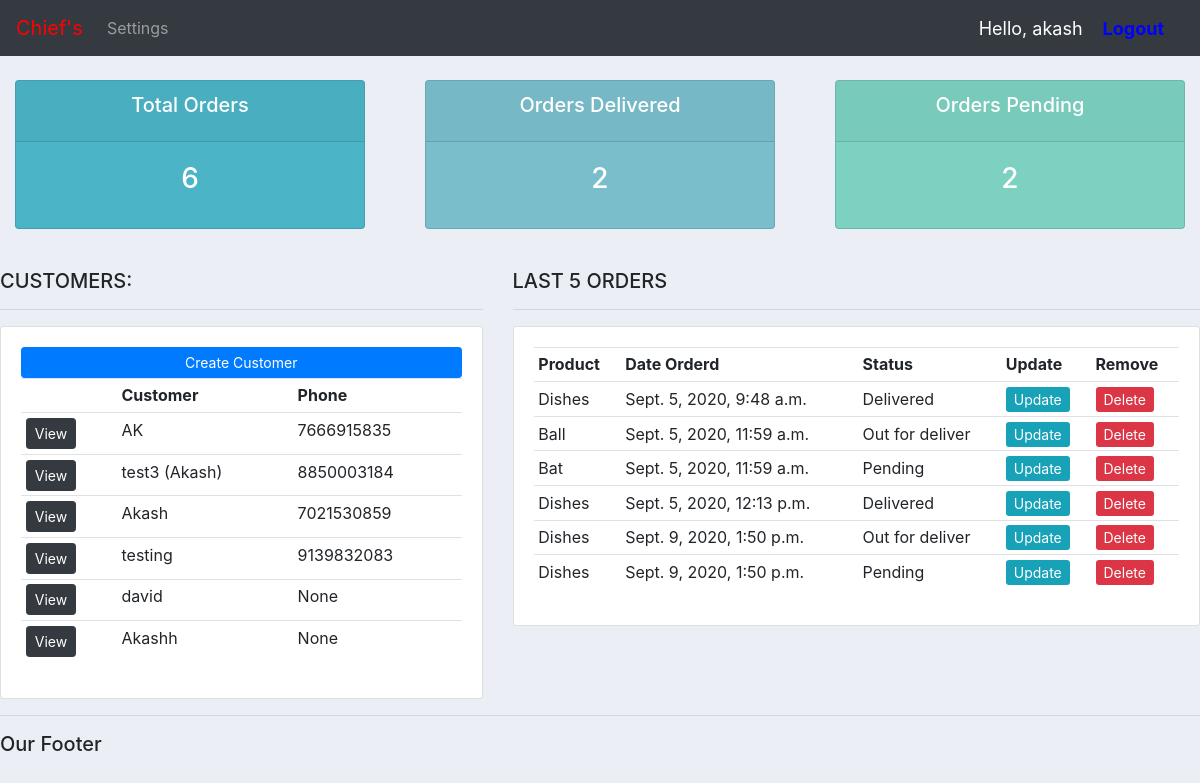
The app's page / (signed in) with its own data.
### accounts/models.py (models this page shows, shortened)
class Customer(models.Model):
	user = models.OneToOneField(User, null=True, blank=True,on_delete=models.CASCADE)
	name = models.CharField(max_length=200, null=True)
	phone = models.CharField(max_length=200, null=True)
	email = models.CharField(max_length=200, null=True)
	profile_pic = models.ImageField(default="chief_logo.png",null=True, blank=True)
	date_created = models.DateTimeField(auto_now_add=True, null=True)

class Order(models.Model):
	STATUS = (
		('Pending', 'Pending'),
		('Out for deliver', 'Out for deliver'),
		('Delivered' ,'Delivered'),
		)
	customer = models.ForeignKey(Customer, null=True, on_delete= models.SET_NULL)
	product = models.ForeignKey(Product, null=True, on_delete= models.SET_NULL)
	date_created = models.DateTimeField(auto_now_add=True, null=True)
	status = models.CharField(max_length=200,null=True,choices=STATUS)
	note = models.CharField(max_length=1000,null=True)

class Product(models.Model):
	CATEGORY = (
		('Indoor' ,'Indoor'),
		('Out Door' ,'Out Door'),
		)
	name = models.CharField(max_length=200, null=True)
	price = models.FloatField(null=True)
	category = models.CharField(max_length=200, null=True, choices=CATEGORY)
	description = models.CharField(max_length=200, null=True, blank=True)
	date_created = models.DateTimeField(auto_now_add=True, null=True)
	tag = models.ManyToManyField(Tag)
	def __str__(self):
		return self.name

### accounts/decorators.py (the view)
	def wrapper_function(request, *args, **kwargs):
		group = None
		if request.user.groups.exists():
			group = request.user.groups.all()[0].name
		if group == 'customer':
			return redirect('user-page')
		if group == 'admin':
			return view_func(request, *args, **kwargs)

### accounts/views.py (called while the page is built)
@login_required(login_url='login')
@admin_only
def home(request):
	orders = Order.objects.all()
	customers = Customer.objects.all()
	total_customers = customers.count()
	total_orders = orders.count()
	delivered = orders.filter(status='Delivered').count()
	pending = orders.filter(status='Pending').count()
	context = {'orders':orders, 'customers':customers,
	'total_orders':total_orders,'delivered':delivered,
	'pending':pending }
	return render(request, 'accounts/dashboard.html', context)

### accounts/templates/accounts/dashboard.html
{%  extends 'accounts/main.html' %}
{% block content %}
{%  include 'accounts/status.html' %}
<br>
<div class="row">
	<div class="col-md-5">
		<h5>CUSTOMERS:</h5>
		<hr>
		<div class="card card-body">
			<a class="btn btn-primary  btn-sm btn-block" href="">Create Customer</a>
			<table class="table table-sm">
				<tr>
					<th></th>
					<th>Customer</th>
					<th>Phone</th>
				</tr>
				{% for customer in customers %}
					<tr>
						<td><a class="btn btn-sm btn-dark" href="{% url 'customer' customer.id %}">View</a></td>
						<td>{{customer.name}}</td>
						<td>{{customer.phone}}</td>
					</tr>
				{% endfor %}
			</table>
		</div>
	</div>
	<div class="col-md-7">
		<h5>LAST 5 ORDERS</h5>
		<hr>
		<div class="card card-body">
			<table class="table table-sm">
				<tr>
					<th>Product</th>
					<th>Date Orderd</th>
					<th>Status</th>
					<th>Update</th>
					<th>Remove</th>
				</tr>
				{% for order in orders %}
					<tr>
						<td>{{order.product}}</td>
						<td>{{order.date_created}}</td>
						<td>{{order.status}}</td>
						<td><a class="class=btn btn-sm btn-info" href="{% url 'update_order' order.id %}">Update</a></td>
						<td><a class="class=btn btn-sm btn-danger" href="{% url 'delete_order' order.id %}">Delete</a></td>
					</tr>
				{% endfor %}
			</table>
		</div>
	</div>
</div>
{% endblock %}

### accounts/templates/accounts/main.html (shortened to what this page needs)
{% load static %}
<!DOCTYPE html>
<html>
<head>
	<link rel="stylesheet" href="https://stackpath.bootstrapcdn.com/bootstrap/4.5.2/css/bootstrap.min.css">
	<link rel="stylesheet" type="text/css" href="{% static '/css/main.css' %}">
</head>
<body>
	{% include 'accounts/navbar.html' %}
	{% block content %}
	{% endblock %}
	<hr>
	<h5>Our Footer</h5>
</body>
</html>

### accounts/templates/accounts/navbar.html (shortened to what this page needs)
{% load static %}
<nav class="navbar navbar-expand-lg navbar-dark bg-dark">
  <a class="navbar-brand" style="color: red" href="{% url 'home' %}">Chief's</a>
  <div class="collapse navbar-collapse" id="navbarNav">
    <ul class="navbar-nav">
      {% if user.group.is_staff %}
      <li class="nav-item active">
        <a class="nav-link" href="{% url 'home' %}">Dashboard</a>
      </li>
      <li class="nav-item">
        <a class="nav-link" href="{% url 'products' %}">Products</a>
      {% else %}
      <li class="nav-item">
        <a class="nav-link" href="{% url 'account' %}">
        Settings</a>
      {% endif %}
    </ul>
  </div>
  <span class="hello_msg">Hello, {{request.user}}</span>
  <span><a id="logout_msg" href="{% url 'logout' %}"><b>Logout</b></a></span>
</nav>
{% load static %}

### accounts/templates/accounts/status.html
<br>
<div class="row">
	<div class="col">
		<div class="col-md">
			<div class="card text-center text-white  mb-3" id="total-orders">
			  	<div class="card-header">
			  		<h5 class="card-title">Total Orders</h5>
			  	</div>
			  	<div class="card-body">
			    	<h3 class="card-title">{{total_orders}}</h3>
			  	</div>
			</div>
		</div>
	</div>
	<div class="col">
		<div class="col-md">
			<div class="card text-center text-white  mb-3" id="orders-delivered">
			  	<div class="card-header">
			  		<h5 class="card-title">Orders Delivered</h5>
			  	</div>
			  	<div class="card-body">
			    	<h3 class="card-title">{{delivered}}</h3>
			  	</div>
			</div>
		</div>
	</div>
	<div class="col">
		<div class="col-md">
			<div class="card text-center text-white  mb-3" id="orders-pending">
			  	<div class="card-header">
			  		<h5 class="card-title">Orders Pending</h5>
			  	</div>
			  	<div class="card-body">
			    	<h3 class="card-title">{{pending}}</h3>
			  	</div>
			</div>
		</div>
	</div>
</div>

### static/css/main.css (style rules this page uses)
body { background-color: #ebeff5; }
#total-orders { background-color: #4cb4c7; }
#orders-delivered { background-color: #7abecc; }
#orders-pending { background-color: #7CD1C0; }

### accounts/templates/accounts/navbar.html (style rules this page uses)
.hello_msg { font-size: 18px; color: #fff; margin-right: 20px }
#logout_msg { font-size: 18px; color: blue; margin-right: 20px }

### records on screen
Customer: name "AK", phone "7666915835"
Customer: name "test3 (Akash)", phone "8850003184"
Customer: name "Akash", phone "7021530859"
Customer: name "testing", phone "9139832083"
Customer: name "david", phone "None"
Customer: name "Akashh", phone "None"
Order: product "Dishes", date_created "Sept. 5, 2020, 9:48 a.m.", status "Delivered"
Order: product "Ball", date_created "Sept. 5, 2020, 11:59 a.m.", status "Out for deliver"
Order: product "Bat", date_created "Sept. 5, 2020, 11:59 a.m.", status "Pending"
Order: product "Dishes", date_created "Sept. 5, 2020, 12:13 p.m.", status "Delivered"
Order: product "Dishes", date_created "Sept. 9, 2020, 1:50 p.m.", status "Out for deliver"
Order: product "Dishes", date_created "Sept. 9, 2020, 1:50 p.m.", status "Pending"

### other values on screen
{{ request.user }} "akash"
{{ total_orders }} "6"
{{ delivered }} "2"
{{ pending }} "2"
